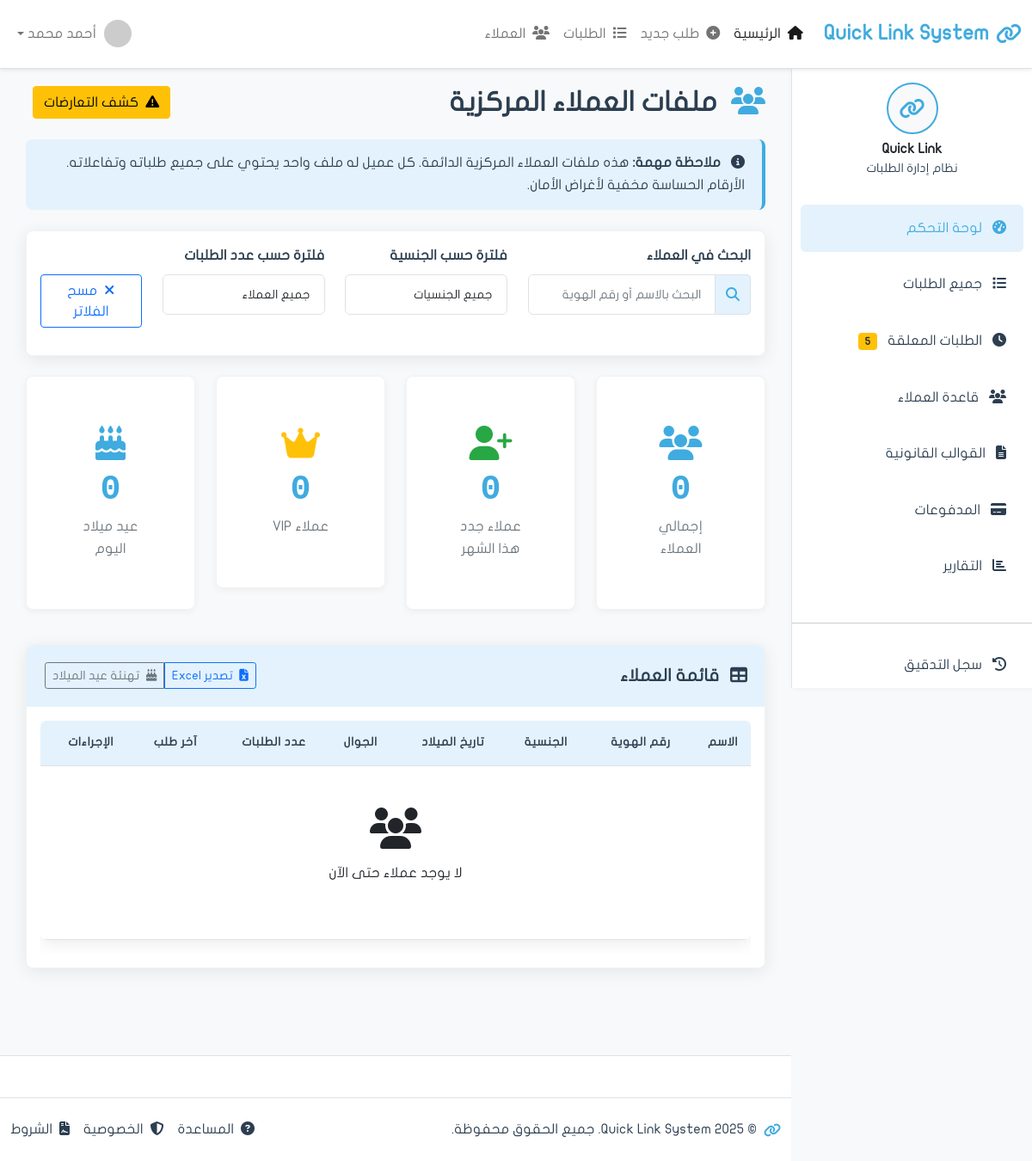
The page /clients/ on the database as committed earlier.
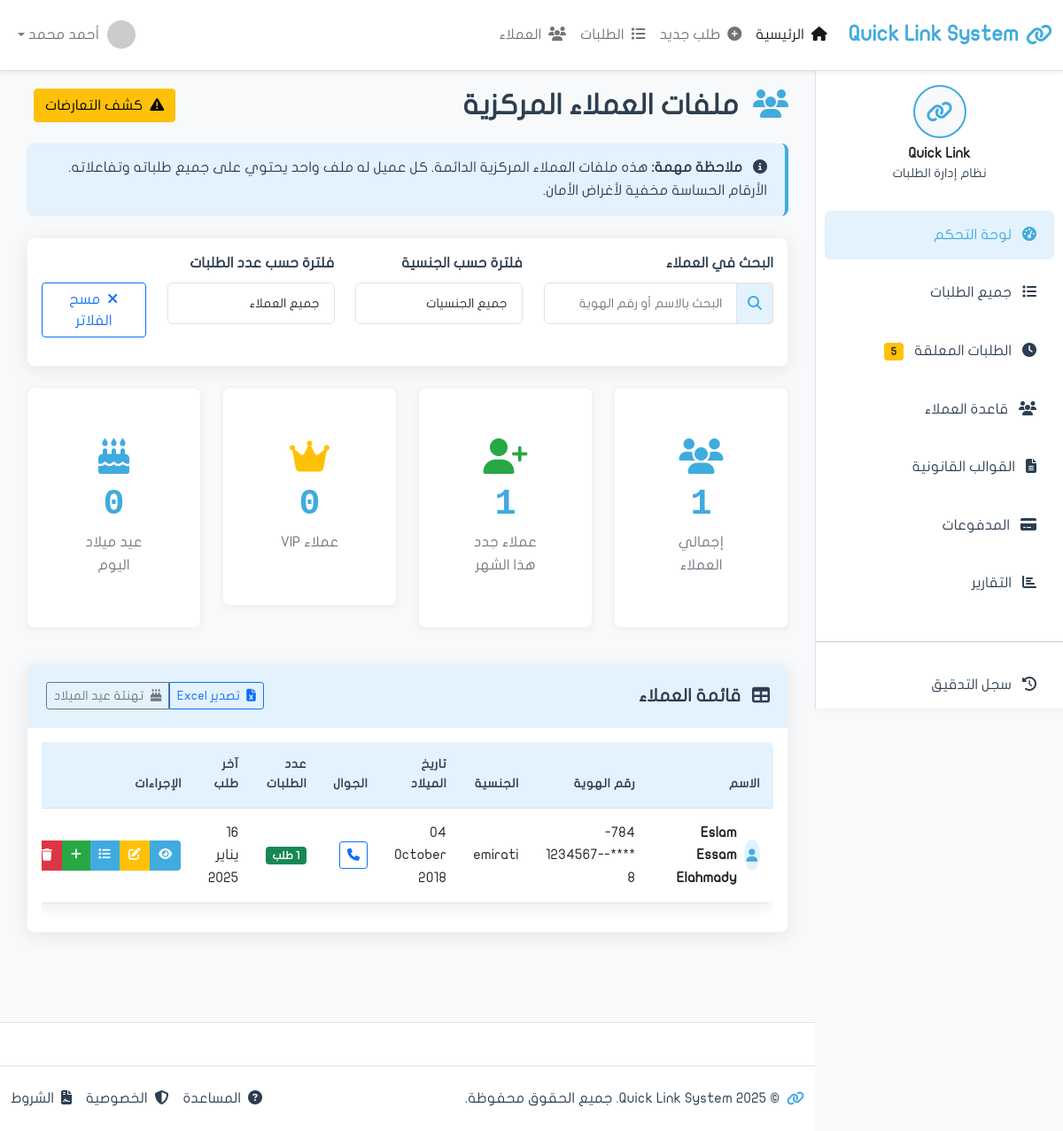
The same page on the database as committed later.
### apps/clients/models.py (models this page shows, shortened)
class Customer(models.Model):
    full_name = models.CharField('الاسم الرباعي', max_length=200)
    full_name_english = models.CharField('الاسم بالإنجليزية', max_length=200, blank=True)
    emirates_id = models.CharField(
        'رقم الهوية',
        max_length=18,
        unique=True,
        validators=[
            RegexValidator(
                regex=r'^784-\d{4}-\d{7}-\d{1}$',
                message='رقم الهوية يجب أن يكون بصيغة: 784-XXXX-XXXXXXX-X'
            )
        ]
    )
    date_of_birth = models.DateField('تاريخ الميلاد')
    nationality = models.CharField('الجنسية', max_length=100, default='الإمارات')
    gender = models.CharField('الجنس', max_length=10, choices=[
        ('male', 'ذكر'),
        ('female', 'أنثى'),
    ])
    phone = models.CharField('رقم الجوال', max_length=20)
    email = models.EmailField('البريد الإلكتروني', blank=True)
    address = models.TextField('العنوان', blank=True)
    occupation = models.CharField('المهنة', max_length=100, blank=True)
    company_name = models.CharField('اسم الشركة', max_length=200, blank=True)
    created_at = models.DateTimeField('تاريخ الإنشاء', auto_now_add=True)
    updated_at = models.DateTimeField('آخر تحديث', auto_now=True)
    created_by = models.ForeignKey(
        'auth.User',
        on_delete=models.SET_NULL,
        null=True,
        related_name='customers_created',
        verbose_name='تم الإنشاء بواسطة'
    )
    is_active = models.BooleanField('نشط', default=True)
    is_verified = models.BooleanField('موثق', default=False)
    notes = models.TextField('ملاحظات', blank=True)
    class Meta:
        verbose_name = 'عميل'
        verbose_name_plural = 'العملاء'
        ordering = ['-created_at']
        indexes = [
            models.Index(fields=['emirates_id']),
            models.Index(fields=['full_name']),
            models.Index(fields=['phone']),
        ]
    @property
    def masked_emirates_id(self):
        return f"{self.emirates_id[:3]}-****-{self.emirates_id[-9:-2]}-{self.emirates_id[-1]}"
    @property
    def is_birthday_today(self):
        today = date.today()
        return (today.month, today.day) == (self.date_of_birth.month, self.date_of_birth.day)

### apps/clients/views.py (the view, shortened to what this page needs)
# urls.py: path('', views.list, name='list'),
def list(request):
    search_query = request.GET.get('q')
    nationality_filter = request.GET.get('nationality')
    requests_filter = request.GET.get('requests')
    customers = Customer.objects.filter(is_active=True).annotate(
        requests_count=Count('requests')
    )
    if search_query:
        customers = customers.filter(
            Q(full_name__icontains=search_query) |
            Q(emirates_id__icontains=search_query) |
            Q(phone__icontains=search_query)
        )
    if nationality_filter and nationality_filter != 'all':
        customers = customers.filter(nationality__icontains=nationality_filter)
    customers = customers.order_by('-created_at')
    total_customers = Customer.objects.filter(is_active=True).count()
    first_day_of_month = date.today().replace(day=1)
    new_customers_count = Customer.objects.filter(
        is_active=True,
        created_at__gte=first_day_of_month
    ).count()
    vip_customers_count = Customer.objects.filter(is_active=True).annotate(
        requests_count=Count('requests')
    ).filter(requests_count__gt=5).count()
    today = date.today()
    birthday_customers_count = Customer.objects.filter(
        is_active=True,
        date_of_birth__month=today.month,
        date_of_birth__day=today.day
    ).count()
    context = {
        'page_title': 'قاعدة العملاء',
        'customers': customers,
        'total_customers': total_customers,
        'new_customers_count': new_customers_count,
        'vip_customers_count': vip_customers_count,
        'birthday_customers_count': birthday_customers_count,
    }
    return render(request, 'clients/list.html', context)

### apps/clients/templates/clients/list.html (shortened to what the changed rows need)
{% extends 'base.html' %}
{% load static %}
{% block content %}
            <div class="d-flex justify-content-between align-items-center mb-4">
                <h2 class="mb-0">
                    <i class="fas fa-users me-2 text-primary"></i>
                    ملفات العملاء المركزية
                </h2>
            </div>
            <div class="row mb-4">
                <div class="col-xl-3 col-md-6 mb-3">
                    <div class="card stats-card">
                        <div class="card-body text-center">
                            <i class="fas fa-users icon-large text-primary"></i>
                            <div class="stats-number">{{ total_customers|default:0 }}</div>
                            <div class="stats-label">إجمالي العملاء</div>
                        </div>
                    </div>
                </div>
                <div class="col-xl-3 col-md-6 mb-3">
                    <div class="card stats-card">
                        <div class="card-body text-center">
                            <i class="fas fa-user-plus icon-large text-success"></i>
                            <div class="stats-number">{{ new_customers_count|default:0 }}</div>
                            <div class="stats-label">عملاء جدد هذا الشهر</div>
                        </div>
                    </div>
                </div>
            </div>
            <div class="card shadow-custom">
                <div class="card-body">
                    <div class="table-responsive">
                        <table class="table table-hover" id="customersTable">
                            <thead>
                                <tr>
                                    <th>الاسم</th>
                                    <th>رقم الهوية</th>
                                    <th>الجنسية</th>
                                    <th>تاريخ الميلاد</th>
                                    <th>الجوال</th>
                                    <th>عدد الطلبات</th>
                                    <th>آخر طلب</th>
                                    <th>الإجراءات</th>
                                </tr>
                            </thead>
                            <tbody>
                                {% if customers %}
                                    {% for customer in customers %}
                                    <tr>
                                        <td>
                                            <div class="d-flex align-items-center">
                                                <div class="avatar-circle me-2 {% if customer.is_birthday_today %}bg-warning{% elif customer.requests_count > 5 %}bg-danger{% endif %}">
                                                    {% if customer.is_birthday_today %}
                                                        <i class="fas fa-birthday-cake"></i>
                                                    {% elif customer.requests_count > 5 %}
                                                        <i class="fas fa-crown"></i>
                                                    {% else %}
                                                        <i class="fas fa-user"></i>
                                                    {% endif %}
                                                </div>
                                                <strong>{{ customer.full_name }}</strong>
                                            </div>
                                        </td>
                                        <td>{{ customer.masked_emirates_id }}</td>
                                        <td>{{ customer.nationality }}</td>
                                        <td>{{ customer.date_of_birth|date:"d F Y" }}</td>
                                        <td>
                                            <a href="{% url 'chat:room' %}?customer_id={{ customer.id }}" class="btn btn-sm btn-outline-primary" title="اتصال عبر WhatsApp Business">
                                                <i class="fas fa-phone"></i>
                                            </a>
                                        </td>
                                        <td>
                                            <span class="badge {% if customer.requests_count > 5 %}bg-danger{% elif customer.requests_count > 2 %}bg-warning{% else %}bg-success{% endif %}">
                                                {{ customer.requests_count }} {% if customer.requests_count == 1 %}طلب{% else %}طلبات{% endif %}
                                            </span>
                                        </td>
                                        <td>{{ customer.updated_at|date:"d يناير Y" }}</td>
                                        <td>
                                            <div class="btn-group" role="group">
                                                <a href="{% url 'clients:detail' customer.id %}" class="btn btn-action btn-view" title="عرض الملف">
                                                    <i class="fas fa-eye"></i>
                                                </a>
                                                <a href="{% url 'clients:edit' customer.id %}" class="btn btn-action btn-edit" title="تعديل">
                                                    <i class="fas fa-edit"></i>
                                                </a>
                                                <a href="{% url 'clients:detail' customer.id %}#requests" class="btn btn-action btn-info" title="طلبات العميل">
                                                    <i class="fas fa-list"></i>
                                                </a>
                                                <a href="{% url 'requests:create' %}?customer_id={{ customer.id }}" class="btn btn-action btn-success" title="طلب جديد">
                                                    <i class="fas fa-plus"></i>
                                                </a>
                                                <a href="{% url 'clients:delete' customer.id %}" class="btn btn-action btn-danger" title="حذف العميل">
                                                    <i class="fas fa-trash"></i>
                                                </a>
                                            </div>
                                        </td>
                                    </tr>
                                    {% endfor %}
                                {% else %}
                                    <tr>
                                        <td colspan="8" class="text-center text-muted py-5">
                                            <i class="fas fa-users fa-3x mb-3 d-block"></i>
                                            <p>لا يوجد عملاء حتى الآن</p>
                                        </td>
                                    </tr>
                                {% endif %}
                            </tbody>
                        </table>
                    </div>
                </div>
            </div>
{% endblock content %}

Rows that differ between the two databases and show on the page:
added Customer: full_name "Eslam Essam Elahmady", masked_emirates_id "784-****-1234567-8", nationality "emirati", date_of_birth "04 October 2018", requests_count "1", shows "طلب", updated_at "16 يناير 2025"
Other text that changed with them:
{{ total_customers|default:0 }}: "0" → "1"
{{ new_customers_count|default:0 }}: "0" → "1"
text no longer shown: "لا يوجد عملاء حتى الآن"
